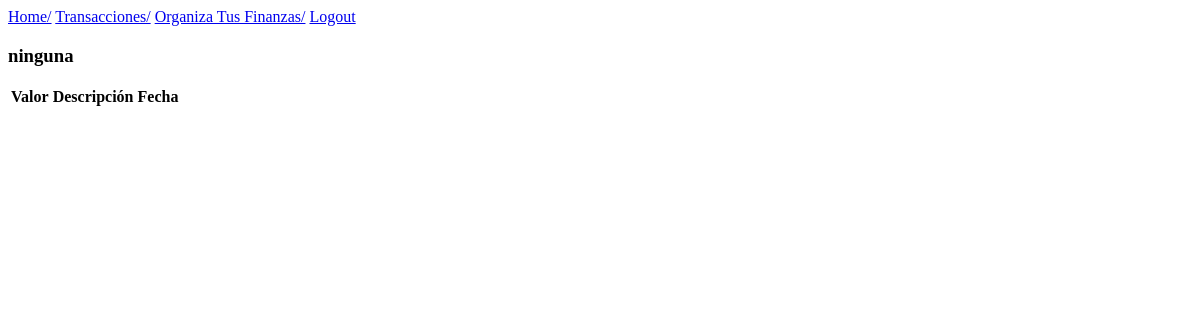
The page /list/ (signed in) on the database as committed earlier.
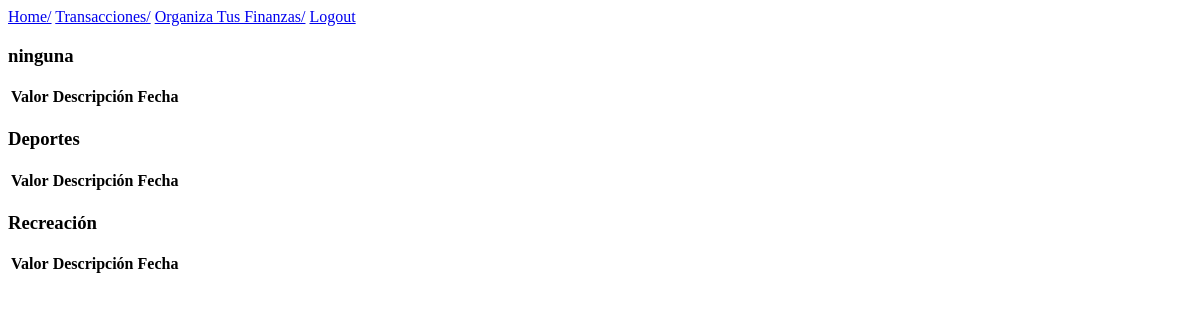
The same page on the database as committed later.
### finanzapp/models.py (models this page shows)
class Category(models.Model):
    name = models.CharField(max_length=100)
    budget = models.FloatField(blank=True)
    user = models.ForeignKey(User, on_delete=models.CASCADE, related_name="categories", null=True)

### finanzapp/views.py (the view)
# urls.py: path('list/', list_transactions, name='list'),
def list_transactions(request):
    if request.user.is_authenticated:
        cats = Category.objects.filter(user = request.user)
        transactions = []
        for cat in cats:
            transactions.append({'name': cat.name, 'trans': Transaction.objects.filter(category = cat)})
        return render(request, "listado.html", {"transactions": transactions})
    else:
        return redirect('login')

### finanzapp/templates/listado.html (shortened to what this page needs)
{% extends 'base.html' %}
{% block content %}
<div>
    {% for category in transactions %}
    <div>
    <h3>{{category.name}}</h3>
    <table>
        <thead>
            <tr>
                <th scope="col">Valor</th>
                <th scope="col">Descripción</th>
                <th scope="col">Fecha</th>
            </tr>
        </thead>
    </table>
    </div>
    {% endfor %}
</div>
{% endblock %}

Rows that differ between the two databases and show on the page:
added Category: name "Deportes"
added Category: name "Recreación"
Other text that changed with them:
new list line: "Valor Descripción Fecha"
